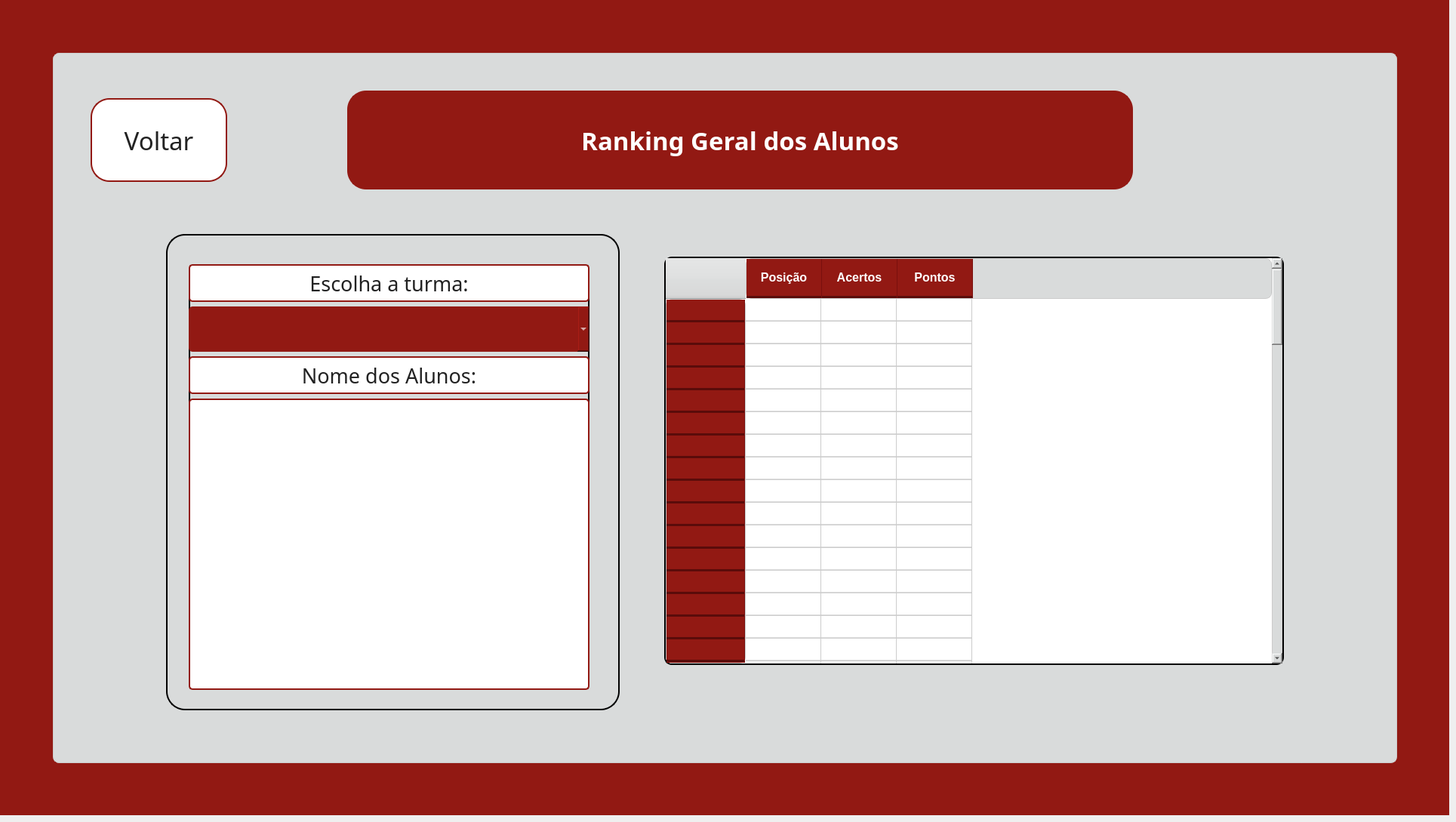
    <widget class="QWidget" name="pg_rankinggeral">
     <widget class="QWidget" name="fundo_rankinggeral" native="true">
      <property name="geometry">
       <rect>
        <x>0</x>
        <y>0</y>
        <width>1920</width>
        <height>1080</height>
       </rect>
      </property>
      <property name="styleSheet">
       <string notr="true">background-color: #921913;</string>
      </property>
      <widget class="QWidget" name="container_rankinggeral" native="true">
       <property name="geometry">
        <rect>
         <x>70</x>
         <y>70</y>
         <width>1781</width>
         <height>941</height>
        </rect>
       </property>
       <property name="styleSheet">
        <string notr="true">background-color: #d9dbdb;
border: 1px solid #cccccc;
border-radius: 8px;</string>
       </property>
       <widget class="QLabel" name="lbl_titulo_rankinggeral">
        <property name="geometry">
         <rect>
          <x>390</x>
          <y>50</y>
          <width>1041</width>
          <height>131</height>
         </rect>
        </property>
        <property name="font">
         <font>
          <family>Arbutus Slab</family>
          <pointsize>25</pointsize>
          <bold>true</bold>
         </font>
        </property>
        <property name="cursor">
         <cursorShape>ArrowCursor</cursorShape>
        </property>
        <property name="styleSheet">
         <string notr="true">background-color: #921913;
border: 2px solid #921913;
border-radius: 25px;
color: white;
padding: 0 18px</string>
        </property>
        <property name="text">
         <string>Ranking Geral dos Alunos</string>
        </property>
        <property name="textFormat">
         <enum>Qt::TextFormat::AutoText</enum>
        </property>
        <property name="alignment">
         <set>Qt::AlignmentFlag::AlignCenter</set>
        </property>
        <property name="wordWrap">
         <bool>true</bool>
        </property>
       </widget>
       <widget class="QLabel" name="img_cel_A_rankinggeral">
        <property name="geometry">
         <rect>
          <x>10</x>
          <y>0</y>
          <width>471</width>
          <height>491</height>
         </rect>
        </property>
        <property name="styleSheet">
         <string notr="true">border: transparent;
background-color: transparent;</string>
        </property>
        <property name="text">
         <string/>
        </property>
        <property name="pixmap">
         <pixmap>../images/fundoetec.png</pixmap>
        </property>
        <property name="scaledContents">
         <bool>true</bool>
        </property>
       </widget>
       <widget class="QLabel" name="img_cel_B_rankinggeral">
        <property name="geometry">
         <rect>
          <x>10</x>
          <y>480</y>
          <width>471</width>
          <height>451</height>
         </rect>
        </property>
        <property name="styleSheet">
         <string notr="true">border: transparent;
background-color: transparent;</string>
        </property>
        <property name="text">
         <string/>
        </property>
        <property name="pixmap">
         <pixmap>../images/fundoetec.png</pixmap>
        </property>
        <property name="scaledContents">
         <bool>true</bool>
        </property>
       </widget>
       <widget class="QLabel" name="img_cel_C_rankinggeral">
        <property name="geometry">
         <rect>
          <x>470</x>
          <y>450</y>
          <width>471</width>
          <height>481</height>
         </rect>
        </property>
        <property name="styleSheet">
         <string notr="true">border: transparent;
background-color: transparent;</string>
        </property>
        <property name="text">
         <string/>
        </property>
        <property name="pixmap">
         <pixmap>../images/fundoetec.png</pixmap>
        </property>
        <property name="scaledContents">
         <bool>true</bool>
        </property>
       </widget>
       <widget class="QFrame" name="frame_card_rankinggeral">
        <property name="geometry">
         <rect>
          <x>150</x>
          <y>240</y>
          <width>601</width>
          <height>631</height>
         </rect>
        </property>
        <property name="font">
         <font>
          <pointsize>2</pointsize>
         </font>
        </property>
        <property name="styleSheet">
         <string notr="true">border-radius: 25px;
border: 2px solid black;
</string>
        </property>
        <property name="frameShape">
         <enum>QFrame::Shape::StyledPanel</enum>
        </property>
        <property name="frameShadow">
         <enum>QFrame::Shadow::Raised</enum>
        </property>
        <widget class="QWidget" name="verticalLayoutWidget_3">
         <property name="geometry">
          <rect>
           <x>30</x>
           <y>40</y>
           <width>531</width>
           <height>564</height>
          </rect>
         </property>
         <layout class="QVBoxLayout" name="layout_card_rankinggeral">
          <item>
           <widget class="QLabel" name="lbl_tabela_titulo_rankinggeral">
            <property name="minimumSize">
             <size>
              <width>0</width>
              <height>50</height>
             </size>
            </property>
            <property name="maximumSize">
             <size>
              <width>16777215</width>
              <height>50</height>
             </size>
            </property>
            <property name="font">
             <font>
              <family>Arbutus Slab</family>
              <pointsize>20</pointsize>
             </font>
            </property>
            <property name="styleSheet">
             <string notr="true">background-color: white;
color: #222222;
border: 2px solid #921913;
border-radius: 5px;
padding: 0 8px</string>
            </property>
            <property name="text">
             <string>Escolha a turma:</string>
            </property>
            <property name="alignment">
             <set>Qt::AlignmentFlag::AlignCenter</set>
            </property>
           </widget>
          </item>
          <item>
           <widget class="QComboBox" name="comboBox_turmas">
            <property name="minimumSize">
             <size>
              <width>200</width>
              <height>60</height>
             </size>
            </property>
            <property name="font">
             <font>
              <family>Arbutus Slab</family>
              <pointsize>20</pointsize>
             </font>
            </property>
            <property name="styleSheet">
             <string notr="true">QComboBox{
    background-color: #921913;
    border: none;
    border-radius: 5px;
    color: white;
}

QComboBox:hover{
    background-color: #62100d;
}</string>
            </property>
            <property name="currentIndex">
             <number>-1</number>
            </property>
           </widget>
          </item>
          <item>
           <widget class="QLabel" name="lbl_tabela_subtitulo_rankinggeral">
            <property name="minimumSize">
             <size>
              <width>0</width>
              <height>50</height>
             </size>
            </property>
            <property name="maximumSize">
             <size>
              <width>16777215</width>
              <height>50</height>
             </size>
            </property>
            <property name="font">
             <font>
              <family>Arbutus Slab</family>
              <pointsize>20</pointsize>
             </font>
            </property>
            <property name="styleSheet">
             <string notr="true">background-color: white;
color: #222222;
border: 2px solid #921913;
border-radius: 5px;
padding: 0 8px</string>
            </property>
            <property name="text">
             <string>Nome dos Alunos:</string>
            </property>
            <property name="alignment">
             <set>Qt::AlignmentFlag::AlignCenter</set>
            </property>
           </widget>
          </item>
          <item>
           <widget class="QListWidget" name="lista_alunos">
            <property name="styleSheet">
             <string notr="true">background-color: white;
color: #222222;
border: 2px solid #921913;
border-radius: 5px;
padding: 0 8px</string>
            </property>
           </widget>
          </item>
         </layout>
        </widget>
       </widget>
       <widget class="QLabel" name="lbl_col1_rankinggeral">
        <property name="geometry">
         <rect>
          <x>500</x>
          <y>10</y>
          <width>471</width>
          <height>431</height>
         </rect>
        </property>
        <property name="styleSheet">
         <string notr="true">border: transparent;
background-color: transparent;</string>
        </property>
        <property name="text">
         <string/>
        </property>
        <property name="pixmap">
         <pixmap>../images/fundoetec.png</pixmap>
        </property>
        <property name="scaledContents">
         <bool>true</bool>
        </property>
       </widget>
       <widget class="QLabel" name="lbl_col2_rankinggeral">
        <property name="geometry">
         <rect>
          <x>970</x>
          <y>0</y>
          <width>441</width>
          <height>481</height>
         </rect>
        </property>
        <property name="styleSheet">
         <string notr="true">border: transparent;
background-color: transparent;</string>
        </property>
        <property name="text">
         <string/>
        </property>
        <property name="pixmap">
         <pixmap>../images/fundoetec.png</pixmap>
        </property>
        <property name="scaledContents">
         <bool>true</bool>
        </property>
       </widget>
       <widget class="QLabel" name="lbl_col3_rankinggeral">
        <property name="geometry">
         <rect>
          <x>1330</x>
          <y>0</y>
          <width>471</width>
          <height>491</height>
         </rect>
        </property>
        <property name="styleSheet">
         <string notr="true">border: transparent;
background-color: transparent;</string>
        </property>
        <property name="text">
         <string/>
        </property>
        <property name="pixmap">
         <pixmap>../images/fundoetec.png</pixmap>
        </property>
        <property name="scaledContents">
         <bool>true</bool>
        </property>
       </widget>
       <widget class="QLabel" name="lbl_col4_rankinggeral">
        <property name="geometry">
         <rect>
          <x>1780</x>
          <y>820</y>
          <width>471</width>
          <height>481</height>
         </rect>
        </property>
        <property name="styleSheet">
         <string notr="true">border: transparent;
background-color: transparent;</string>
        </property>
        <property name="text">
         <string/>
        </property>
        <property name="pixmap">
         <pixmap>../images/fundoetec.png</pixmap>
        </property>
        <property name="scaledContents">
         <bool>true</bool>
        </property>
       </widget>
       <widget class="QLabel" name="lbl_col5_rankinggeral">
        <property name="geometry">
         <rect>
          <x>940</x>
          <y>460</y>
          <width>471</width>
          <height>481</height>
         </rect>
        </property>
        <property name="styleSheet">
         <string notr="true">border: transparent;
background-color: transparent;</string>
        </property>
        <property name="text">
         <string/>
        </property>
        <property name="pixmap">
         <pixmap>../images/fundoetec.png</pixmap>
        </property>
        <property name="scaledContents">
         <bool>true</bool>
        </property>
       </widget>
       <widget class="QLabel" name="lbl_rodape_rankinggeral">
        <property name="geometry">
         <rect>
          <x>1380</x>
          <y>470</y>
          <width>421</width>
          <height>471</height>
         </rect>
        </property>
        <property name="styleSheet">
         <string notr="true">border: transparent;
background-color: transparent;</string>
        </property>
        <property name="text">
         <string/>
        </property>
        <property name="pixmap">
         <pixmap>../images/fundoetec.png</pixmap>
        </property>
        <property name="scaledContents">
         <bool>true</bool>
        </property>
       </widget>
       <widget class="QTableWidget" name="tbl_rankinggeral">
        <property name="geometry">
         <rect>
          <x>810</x>
          <y>270</y>
          <width>821</width>
          <height>541</height>
         </rect>
        </property>
        <property name="font">
         <font>
          <family>Arbutus Slab</family>
          <pointsize>-1</pointsize>
         </font>
        </property>
        <property name="styleSheet">
         <string notr="true">QTableWidget {
    background-color: white;
    color: #222222;
    gridline-color: #cccccc;
    border: 2px solid black;
    border-radius: 10px;
    font-size: 16px;
    font-family: &quot;Arbutus Slab&quot;;
}
QTableWidget::item {
    padding: 10px 14px;
    border-bottom: 1px solid #e0e0e0;
    color: #222222;
}
QTableWidget::item:selected {
    background-color: #f2c4c3;
    color: #921913;
}
QTableWidget::item:alternate {
    background-color: #f7f7f7;
}
QHeaderView::section {
    background-color: #921913;
    color: white;
    border: none;
    border-right: 1px solid #7a100e;
    border-bottom: 3px solid #5a0c0a;
    padding: 14px 10px;
    font-size: 16px;
    font-weight: bold;
    font-family: &quot;Arbutus Slab&quot;;
}
QScrollBar:vertical {
    background: #f0f0f0;
    width: 14px;
    border-radius: 7px;
}
QScrollBar::handle:vertical {
    background: #921913;
    border-radius: 7px;
    min-height: 30px;
}</string>
        </property>
        <property name="selectionBehavior">
         <enum>QAbstractItemView::SelectionBehavior::SelectRows</enum>
        </property>
        <property name="columnCount">
         <number>3</number>
        </property>
        <attribute name="horizontalHeaderVisible">
         <bool>true</bool>
        </attribute>
        <attribute name="horizontalHeaderShowSortIndicator" stdset="0">
         <bool>false</bool>
        </attribute>
        <attribute name="verticalHeaderVisible">
         <bool>true</bool>
        </attribute>
        <attribute name="verticalHeaderCascadingSectionResizes">
         <bool>true</bool>
        </attribute>
        <attribute name="verticalHeaderHighlightSections">
         <bool>true</bool>
        </attribute>
        <row>
         <property name="text">
          <string>Nova linha</string>
         </property>
        </row>
        <row>
         <property name="text">
          <string>Nova linha</string>
         </property>
        </row>
        <row>
         <property name="text">
          <string>Nova linha</string>
         </property>
        </row>
        <row>
         <property name="text">
          <string>Nova linha</string>
         </property>
        </row>
        <row>
         <property name="text">
          <string>Nova linha</string>
         </property>
        </row>
        <row>
         <property name="text">
          <string>Nova linha</string>
         </property>
        </row>
        <row>
         <property name="text">
          <string>Nova linha</string>
         </property>
        </row>
        <row>
         <property name="text">
          <string>Nova linha</string>
         </property>
        </row>
        <row>
         <property name="text">
          <string>Nova linha</string>
         </property>
        </row>
        <row>
         <property name="text">
          <string>Nova linha</string>
         </property>
        </row>
        <row>
         <property name="text">
          <string>Nova linha</string>
         </property>
        </row>
        <row>
         <property name="text">
          <string>Nova linha</string>
         </property>
        </row>
        <row>
         <property name="text">
          <string>Nova linha</string>
         </property>
        </row>
        <row>
         <property name="text">
          <string>Nova linha</string>
         </property>
        </row>
        <row>
         <property name="text">
          <string>Nova linha</string>
         </property>
        </row>
        <row>
         <property name="text">
          <string>Nova linha</string>
         </property>
        </row>
        <row>
         <property name="text">
          <string>Nova linha</string>
         </property>
        </row>
        <row>
         <property name="text">
          <string>Nova linha</string>
         </property>
        </row>
        <row>
         <property name="text">
          <string>Nova linha</string>
         </property>
        </row>
        <row>
         <property name="text">
          <string>Nova linha</string>
         </property>
        </row>
        <row>
         <property name="text">
          <string>Nova linha</string>
         </property>
        </row>
        <row>
         <property name="text">
          <string>Nova linha</string>
         </property>
        </row>
        <row>
         <property name="text">
          <string>Nova linha</string>
         </property>
        </row>
        <row>
         <property name="text">
          <string>Nova linha</string>
         </property>
        </row>
        <row>
         <property name="text">
          <string>Nova linha</string>
         </property>
        </row>
        <row>
         <property name="text">
          <string>Nova linha</string>
         </property>
        </row>
        <row>
         <property name="text">
          <string>Nova linha</string>
         </property>
        </row>
        <row>
         <property name="text">
          <string>Nova linha</string>
         </property>
        </row>
        <row>
         <property name="text">
          <string>Nova linha</string>
         </property>
        </row>
        <row>
         <property name="text">
          <string>Nova linha</string>
         </property>
        </row>
        <row>
         <property name="text">
          <string>Nova linha</string>
         </property>
        </row>
        <row>
         <property name="text">
          <string>Nova linha</string>
         </property>
        </row>
        <row>
         <property name="text">
          <string>Nova linha</string>
         </property>
        </row>
        <row>
         <property name="text">
          <string>Nova linha</string>
         </property>
        </row>
        <row>
         <property name="text">
          <string>Nova linha</string>
         </property>
        </row>
        <row>
         <property name="text">
          <string>Nova linha</string>
         </property>
        </row>
        <row>
         <property name="text">
          <string>Nova linha</string>
         </property>
        </row>
        <row>
         <property name="text">
          <string>Nova linha</string>
         </property>
        </row>
        <row>
         <property name="text">
          <string>Nova linha</string>
         </property>
        </row>
        <row>
         <property name="text">
          <string>Nova linha</string>
         </property>
        </row>
        <row>
         <property name="text">
          <string>Nova linha</string>
         </property>
        </row>
        <row>
         <property name="text">
          <string>Nova linha</string>
         </property>
        </row>
        <row>
         <property name="text">
          <string>Nova linha</string>
         </property>
        </row>
        <row>
         <property name="text">
          <string>Nova linha</string>
         </property>
        </row>
        <row>
         <property name="text">
          <string>Nova linha</string>
         </property>
        </row>
        <row>
         <property name="text">
          <string>Nova linha</string>
         </property>
        </row>
        <row>
         <property name="text">
          <string>Nova linha</string>
         </property>
        </row>
        <row>
         <property name="text">
          <string>Nova linha</string>
         </property>
        </row>
        <row>
         <property name="text">
          <string>Nova linha</string>
         </property>
        </row>
        <row>
         <property name="text">
          <string>Nova linha</string>
         </property>
        </row>
        <row>
         <property name="text">
          <string>Nova linha</string>
         </property>
        </row>
        <row>
         <property name="text">
          <string>Nova linha</string>
         </property>
        </row>
        <row>
         <property name="text">
          <string>Nova linha</string>
         </property>
        </row>
        <row>
         <property name="text">
          <string>Nova linha</string>
         </property>
        </row>
        <row>
         <property name="text">
          <string>Nova linha</string>
         </property>
        </row>
        <row>
         <property name="text">
          <string>Nova linha</string>
         </property>
        </row>
        <row>
         <property name="text">
          <string>Nova linha</string>
         </property>
        </row>
        <row>
         <property name="text">
          <string>Nova linha</string>
         </property>
        </row>
        <row>
         <property name="text">
          <string>Nova linha</string>
         </property>
        </row>
        <row>
         <property name="text">
          <string>Nova linha</string>
         </property>
        </row>
        <row>
         <property name="text">
          <string>Nova linha</string>
         </property>
        </row>
        <row>
         <property name="text">
          <string>Nova linha</string>
         </property>
        </row>
        <row>
         <property name="text">
          <string>Nova linha</string>
         </property>
        </row>
        <row>
         <property name="text">
          <string>Nova linha</string>
         </property>
        </row>
        <row>
         <property name="text">
          <string>Nova linha</string>
         </property>
        </row>
        <row>
         <property name="text">
          <string>Nova linha</string>
         </property>
        </row>
        <row>
         <property name="text">
          <string>Nova linha</string>
         </property>
        </row>
        <row>
         <property name="text">
          <string>Nova linha</string>
         </property>
        </row>
        <row>
         <property name="text">
          <string>Nova linha</string>
         </property>
        </row>
        <row>
         <property name="text">
          <string>Nova linha</string>
         </property>
        </row>
        <row>
         <property name="text">
          <string>Nova linha</string>
         </property>
        </row>
        <row>
         <property name="text">
          <string>Nova linha</string>
         </property>
        </row>
        <row>
         <property name="text">
          <string>Nova linha</string>
         </property>
        </row>
        <row>
         <property name="text">
          <string>Nova linha</string>
         </property>
        </row>
        <row>
         <property name="text">
          <string>Nova linha</string>
         </property>
        </row>
        <row>
         <property name="text">
          <string>Nova linha</string>
         </property>
        </row>
        <row>
         <property name="text">
          <string>Nova linha</string>
         </property>
        </row>
        <row>
         <property name="text">
          <string>Nova linha</string>
         </property>
        </row>
        <row>
         <property name="text">
          <string>Nova linha</string>
         </property>
        </row>
        <row>
         <property name="text">
          <string>Nova linha</string>
         </property>
        </row>
        <column>
         <property name="text">
          <string>Posição</string>
         </property>
        </column>
        <column>
         <property name="text">
          <string>Acertos</string>
         </property>
         <property name="font">
          <font>
           <pointsize>10</pointsize>
          </font>
         </property>
        </column>
        <column>
         <property name="text">
          <string>Pontos</string>
         </property>
         <property name="font">
          <font>
           <pointsize>9</pointsize>
          </font>
         </property>
        </column>
        <item row="0" column="0">
         <property name="text">
          <string/>
         </property>
         <property name="font">
          <font>
           <pointsize>14</pointsize>
          </font>
         </property>
        </item>
       </widget>
       <widget class="QPushButton" name="btn_voltarpararanking2">
        <property name="geometry">
         <rect>
          <x>50</x>
          <y>60</y>
          <width>181</width>
          <height>111</height>
         </rect>
        </property>
        <property name="font">
         <font>
          <family>Arbutus Slab</family>
          <pointsize>25</pointsize>
         </font>
        </property>
        <property name="styleSheet">
         <string notr="true">background-color: white;
border: 2px solid #921913;
border-radius: 25px;
color: #222222;
padding: 0 18px</string>
        </property>
        <property name="text">
         <string>Voltar</string>
        </property>
       </widget>
       <widget class="QLabel" name="lbl_logo_cps_rankinggeral">
        <property name="geometry">
         <rect>
          <x>1550</x>
          <y>940</y>
          <width>111</width>
          <height>71</height>
         </rect>
        </property>
        <property name="text">
         <string/>
        </property>
        <property name="pixmap">
         <pixmap>../images/logocps.png</pixmap>
        </property>
        <property name="scaledContents">
         <bool>true</bool>
        </property>
       </widget>
       <widget class="QLabel" name="lbl_logo_etec_rankinggeral">
        <property name="geometry">
         <rect>
          <x>1690</x>
          <y>950</y>
          <width>151</width>
          <height>91</height>
         </rect>
        </property>
        <property name="text">
         <string/>
        </property>
        <property name="pixmap">
         <pixmap>../images/logoetec.png</pixmap>
        </property>
        <property name="scaledContents">
         <bool>true</bool>
        </property>
       </widget>
       <zorder>lbl_col2_rankinggeral</zorder>
       <zorder>lbl_col5_rankinggeral</zorder>
       <zorder>lbl_logo_cps_rankinggeral</zorder>
       <zorder>lbl_logo_etec_rankinggeral</zorder>
       <zorder>lbl_rodape_rankinggeral</zorder>
       <zorder>lbl_col3_rankinggeral</zorder>
       <zorder>img_cel_B_rankinggeral</zorder>
       <zorder>img_cel_A_rankinggeral</zorder>
       <zorder>lbl_col1_rankinggeral</zorder>
       <zorder>lbl_titulo_rankinggeral</zorder>
       <zorder>img_cel_C_rankinggeral</zorder>
       <zorder>frame_card_rankinggeral</zorder>
       <zorder>lbl_col4_rankinggeral</zorder>
       <zorder>tbl_rankinggeral</zorder>
       <zorder>btn_voltarpararanking2</zorder>
      </widget>
     </widget>
    </widget>
